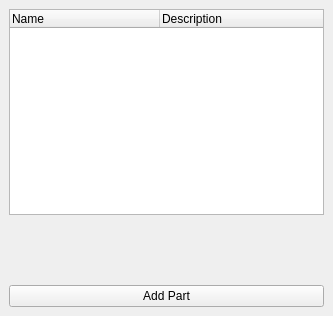
<?xml version="1.0" encoding="UTF-8"?>
<ui version="4.0">
 <class>BoltsWidget</class>
 <widget class="QDockWidget" name="BoltsWidget">
  <property name="geometry">
   <rect>
    <x>0</x>
    <y>0</y>
    <width>333</width>
    <height>316</height>
   </rect>
  </property>
  <property name="windowTitle">
   <string>Standard Parts Selector</string>
  </property>
  <widget class="QWidget" name="content">
   <property name="enabled">
    <bool>true</bool>
   </property>
   <layout class="QVBoxLayout" name="verticalLayout">
    <item>
     <layout class="QVBoxLayout" name="verticalLayout_2">
      <item>
       <widget class="QTreeWidget" name="partsTree">
        <property name="editTriggers">
         <set>QAbstractItemView::NoEditTriggers</set>
        </property>
        <property name="autoExpandDelay">
         <number>1</number>
        </property>
        <property name="expandsOnDoubleClick">
         <bool>false</bool>
        </property>
        <property name="columnCount">
         <number>2</number>
        </property>
        <attribute name="headerDefaultSectionSize">
         <number>150</number>
        </attribute>
        <attribute name="headerMinimumSectionSize">
         <number>50</number>
        </attribute>
        <attribute name="headerStretchLastSection">
         <bool>true</bool>
        </attribute>
        <column>
         <property name="text">
          <string notr="true">Name</string>
         </property>
        </column>
        <column>
         <property name="text">
          <string>Description</string>
         </property>
        </column>
       </widget>
      </item>
      <item>
       <widget class="QLabel" name="name">
        <property name="text">
         <string/>
        </property>
       </widget>
      </item>
      <item>
       <widget class="QLabel" name="description">
        <property name="text">
         <string/>
        </property>
       </widget>
      </item>
      <item>
       <widget class="QWidget" name="params" native="true">
        <layout class="QVBoxLayout" name="verticalLayout_3">
         <item>
          <layout class="QVBoxLayout" name="param_layout"/>
         </item>
        </layout>
       </widget>
      </item>
      <item>
       <widget class="QPushButton" name="addButton">
        <property name="text">
         <string>Add Part</string>
        </property>
       </widget>
      </item>
     </layout>
    </item>
   </layout>
  </widget>
 </widget>
 <resources/>
 <connections/>
</ui>
